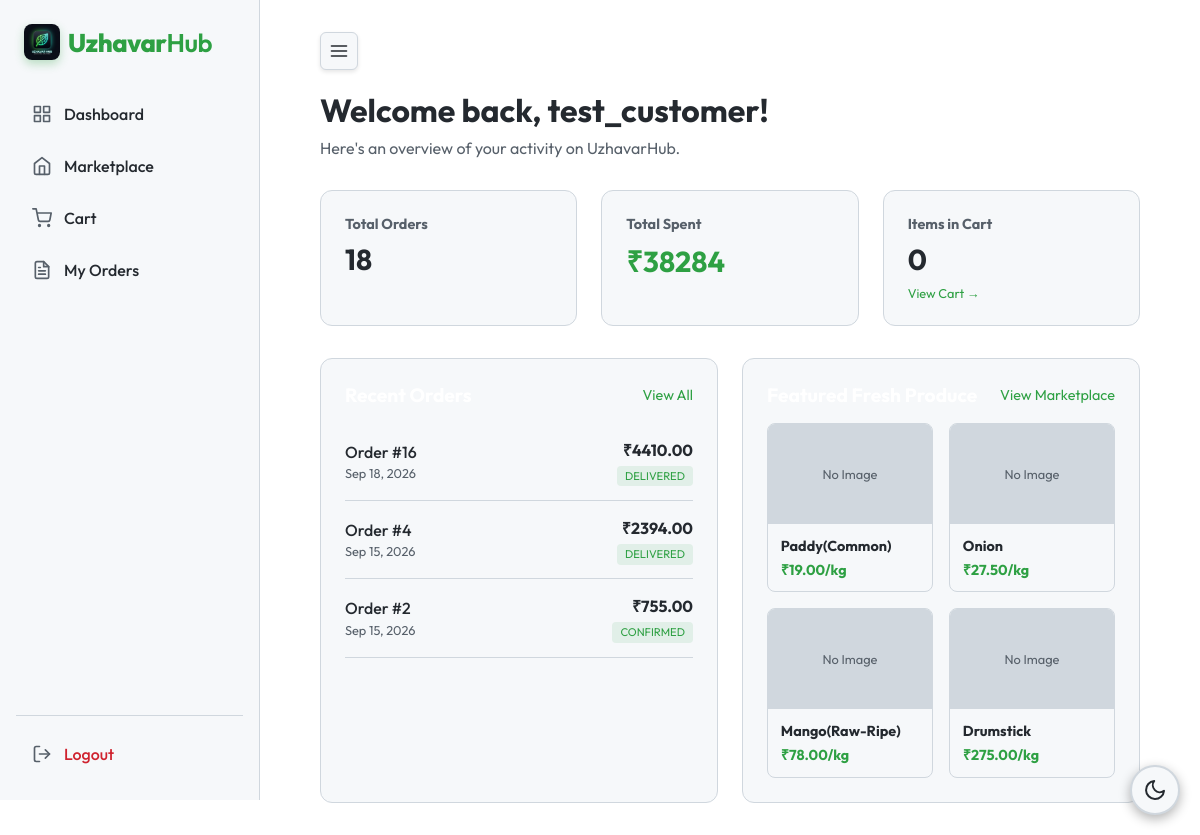
Screenshot of /customer/dashboard/ (signed in) with the database file from the repository.
### backend/models.py (models this page shows)
class User(AbstractUser):
    ROLE_CHOICES = (
        ('farmer', 'Farmer'),
        ('customer', 'Customer'),
    )
    role = models.CharField(max_length=10, choices=ROLE_CHOICES)
    objects = CustomUserManager()

class Order(models.Model):
    STATUS_CHOICES = (
        ('PENDING', 'Pending'),
        ('CONFIRMED', 'Confirmed'),
        ('PROCESSING', 'Processing'),
        ('READY/SHIPPED', 'Ready/Shipped'),
        ('DELIVERED', 'Delivered'),
        ('CANCELLED', 'Cancelled'),
    )
    customer = models.ForeignKey(CustomerProfile, on_delete=models.CASCADE, related_name='orders')
    status = models.CharField(max_length=20, choices=STATUS_CHOICES, default='PENDING')
    total_amount = models.DecimalField(max_digits=12, decimal_places=2)
    created_at = models.DateTimeField(auto_now_add=True)
    updated_at = models.DateTimeField(auto_now=True)

class Listing(models.Model):
    product = models.OneToOneField(Product, on_delete=models.CASCADE, related_name='listing')
    selling_price_per_kg = models.DecimalField(max_digits=10, decimal_places=2)
    price_at_listing = models.DecimalField(max_digits=10, decimal_places=2, null=True, blank=True)
    ai_predicted_price = models.DecimalField(max_digits=10, decimal_places=2, null=True, blank=True, help_text="AI estimated price at the time of prediction")
    reference_market_price = models.DecimalField(max_digits=10, decimal_places=2, null=True, blank=True, help_text="Benchmark market price for the commodity/date")
    is_active = models.BooleanField(default=True)
    created_at = models.DateTimeField(auto_now_add=True)

class Product(models.Model):
    farmer = models.ForeignKey(FarmerProfile, on_delete=models.CASCADE, related_name='products')
    commodity = models.CharField(max_length=100)
    variety = models.CharField(max_length=100, blank=True)
    grade = models.CharField(max_length=50, blank=True)
    description = models.TextField(blank=True)
    location = models.CharField(max_length=255)
    harvest_date = models.DateField(null=True, blank=True)
    created_at = models.DateTimeField(auto_now_add=True)
    updated_at = models.DateTimeField(auto_now=True)

### backend/views.py (the view)
# urls.py: path('customer/dashboard/', views.customer_dashboard, name='customer_dashboard'),
@login_required
def customer_dashboard(request):
    if request.user.role != 'customer':
        return redirect('farmer_dashboard')
    customer = request.user.customer_profile
    from .models import Order, Listing, CartItem
    from django.db.models import Sum
    orders = Order.objects.filter(customer=customer)
    total_orders = orders.count()
    total_spent = orders.aggregate(total=Sum('total_amount'))['total'] or 0
    recent_orders = orders.order_by('-created_at')[:3]
    cart_items_count = CartItem.objects.filter(cart__customer=customer).aggregate(total=Sum('quantity'))['total'] or 0
    featured_products = Listing.objects.filter(is_active=True).order_by('?')[:4]
    context = {
        'total_orders': total_orders,
        'total_spent': total_spent,
        'recent_orders': recent_orders,
        'cart_items_count': cart_items_count,
        'featured_products': featured_products,
    }
    return render(request, 'backend/customer_dashboard.html', context)

### backend/templates/backend/customer_dashboard.html (shortened to what this page needs)
{% extends 'backend/base.html' %}
{% load static %}
{% block content %}
<div style="margin-bottom: 2rem;">
    <h1 style="color: var(--text); margin-bottom: 0.5rem;">Welcome back, {{ user.username }}!</h1>
    <p style="color: var(--text-muted);">Here's an overview of your activity on UzhavarHub.</p>
</div>
<div style="display: grid; grid-template-columns: repeat(auto-fit, minmax(200px, 1fr)); gap: 1.5rem; margin-bottom: 2rem;">
    <div style="background: var(--surface); padding: 1.5rem; border-radius: 12px; border: 1px solid var(--border);">
        <h3 style="color: var(--text-muted); font-size: 0.9rem; margin-bottom: 0.5rem;">Total Orders</h3>
        <p style="font-size: 1.8rem; font-weight: 700; color: var(--text);">{{ total_orders }}</p>
    </div>
    <div style="background: var(--surface); padding: 1.5rem; border-radius: 12px; border: 1px solid var(--border);">
        <h3 style="color: var(--text-muted); font-size: 0.9rem; margin-bottom: 0.5rem;">Total Spent</h3>
        <p style="font-size: 1.8rem; font-weight: 700; color: var(--primary);">₹{{ total_spent }}</p>
    </div>
    <div style="background: var(--surface); padding: 1.5rem; border-radius: 12px; border: 1px solid var(--border);">
        <h3 style="color: var(--text-muted); font-size: 0.9rem; margin-bottom: 0.5rem;">Items in Cart</h3>
        <p style="font-size: 1.8rem; font-weight: 700; color: var(--text);">{{ cart_items_count }}</p>
        <a href="{% url 'cart_view' %}" style="color: var(--primary); font-size: 0.8rem; text-decoration: none; display: block; margin-top: 0.5rem;">View Cart &rarr;</a>
    </div>
</div>
<div style="display: grid; grid-template-columns: repeat(auto-fit, minmax(300px, 1fr)); gap: 1.5rem;">
    <div style="background: var(--surface); padding: 1.5rem; border-radius: 12px; border: 1px solid var(--border);">
        <div style="display: flex; justify-content: space-between; align-items: center; margin-bottom: 1rem;">
            <h2 style="color: white; font-size: 1.2rem;">Recent Orders</h2>
            <a href="{% url 'order_history' %}" style="color: var(--primary); text-decoration: none; font-size: 0.9rem;">View All</a>
        </div>
        {% if recent_orders %}
            <ul style="list-style: none; padding: 0; margin: 0;">
                {% for order in recent_orders %}
                <li style="display: flex; justify-content: space-between; align-items: center; padding: 1rem 0; border-bottom: 1px solid var(--border);">
                    <div>
                        <p style="color: var(--text); font-weight: 500; margin-bottom: 0.2rem;">Order #{{ order.id }}</p>
                        <p style="color: var(--text-muted); font-size: 0.8rem;">{{ order.created_at|date:"M d, Y" }}</p>
                    </div>
                    <div style="text-align: right;">
                        <p style="color: var(--text); font-weight: 700; margin-bottom: 0.2rem;">₹{{ order.total_amount }}</p>
                        <span style="font-size: 0.7rem; padding: 0.2rem 0.5rem; border-radius: 4px; background: rgba(46, 160, 67, 0.1); color: var(--primary);">{{ order.status }}</span>
                    </div>
                </li>
                {% endfor %}
            </ul>
        {% else %}
            <div style="text-align: center; padding: 2rem 0; color: var(--text-muted);">
                <p>You haven't placed any orders yet.</p>
                <a href="{% url 'marketplace' %}" class="btn" style="display: inline-block; padding: 0.5rem 1rem; margin-top: 1rem;">Browse Marketplace</a>
            </div>
        {% endif %}
    </div>
    <div style="background: var(--surface); padding: 1.5rem; border-radius: 12px; border: 1px solid var(--border);">
        <div style="display: flex; justify-content: space-between; align-items: center; margin-bottom: 1rem;">
            <h2 style="color: white; font-size: 1.2rem;">Featured Fresh Produce</h2>
            <a href="{% url 'marketplace' %}" style="color: var(--primary); text-decoration: none; font-size: 0.9rem;">View Marketplace</a>
        </div>
        {% if featured_products %}
            <div style="display: grid; grid-template-columns: 1fr 1fr; gap: 1rem;">
                {% for listing in featured_products %}
                <div style="border: 1px solid var(--border); border-radius: 8px; overflow: hidden; background: rgba(255,255,255,0.02);">
                    {% if listing.product.images.first %}
                        <img src="{{ listing.product.images.first.image.url }}" alt="{{ listing.product.commodity }}" style="width: 100%; height: 100px; object-fit: cover;">
                    {% else %}
                        <div style="width: 100%; height: 100px; background: var(--border); display: flex; align-items: center; justify-content: center; color: var(--text-muted); font-size: 0.8rem;">
                            No Image
                        </div>
                    {% endif %}
                    <div style="padding: 0.8rem;">
                        <h4 style="color: var(--text); font-size: 0.9rem; margin-bottom: 0.3rem; white-space: nowrap; overflow: hidden; text-overflow: ellipsis;">{{ listing.product.commodity }}</h4>
                        <p style="color: var(--primary); font-weight: 700; font-size: 0.9rem;">₹{{ listing.selling_price_per_kg }}/kg</p>
                    </div>
                </div>
                {% endfor %}
            </div>
        {% else %}
            <p style="color: var(--text-muted); text-align: center; padding: 2rem 0;">No products available right now.</p>
        {% endif %}
    </div>
</div>
{% endblock %}

### backend/static/css/style.css (style rules this page uses)
:root { --bg-color: #0d1117; --surface: #161b22; --surface-hover: #21262d; --primary: #2ea043; --primary-hover: #238636; --text: #c9d1d9; --text-muted: #8b949e; --border: #30363d; --accent: #58a6ff; --danger: #da3633; }
[data-theme="light"] { --bg-color: #ffffff; --surface: #f6f8fa; --surface-hover: #eaeef2; --primary: #2ea043; --primary-hover: #238636; --text: #24292f; --text-muted: #57606a; --border: #d0d7de; --accent: #0969da; --danger: #cf222e; }
* { margin: 0; padding: 0; box-sizing: border-box; font-family: 'Outfit', sans-serif; }
body { background-color: var(--bg-color); color: var(--text); min-height: 100vh; display: flex; flex-direction: column; }
a { color: var(--accent); text-decoration: none; transition: all 0.2s ease; }

### rows the page displays
User: username "test_customer"
Order: id "16", created_at "Sep 18, 2026", total_amount "4410.00", status "DELIVERED"
Order: id "4", created_at "Sep 15, 2026", total_amount "2394.00", status "DELIVERED"
Order: id "2", created_at "Sep 15, 2026", total_amount "755.00", status "CONFIRMED"
Listing: shows "No Image", product.commodity "Paddy(Common)", selling_price_per_kg "19.00"
Listing: shows "No Image", product.commodity "Onion", selling_price_per_kg "27.50"
Listing: shows "No Image", product.commodity "Mango(Raw-Ripe)", selling_price_per_kg "78.00"
Listing: shows "No Image", product.commodity "Drumstick", selling_price_per_kg "275.00"

### other values shown
{{ total_orders }} "18"
{{ total_spent }} "38284"
{{ cart_items_count }} "0"
